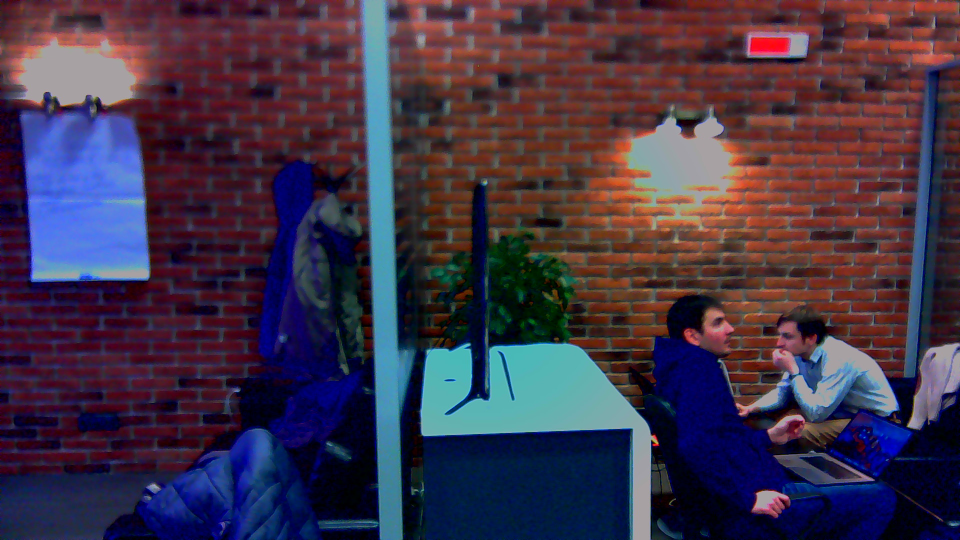
#> input picture photos/photo01_l.jpg, 1920 x 1080 px (shown at 1/2 size); its folder holds 4 pictures in this run
$ python reshape.py
#> lines starting #> are read from the running program, lines starting #| are printed output that depends on the picture; after the words box and inside, x2 and y2 are one past the last pixel; in counts of white or black regions, pixels touching at a corner belong together; pictures that were not available may be replaced by others from this repository, and a replacement may not be noted
import cv2
import numpy as np
from glob import glob


def find_object(obj, image):
#> called with obj = 'ball', image = 'photos/photo01_l.jpg'
    img_rgb = cv2.imread(image)
#> img_rgb is the input picture: shape (1080, 1920, 3); mean B, G, R 72, 51.3, 64.8
    img_gray = cv2.cvtColor(img_rgb, cv2.COLOR_BGR2GRAY)
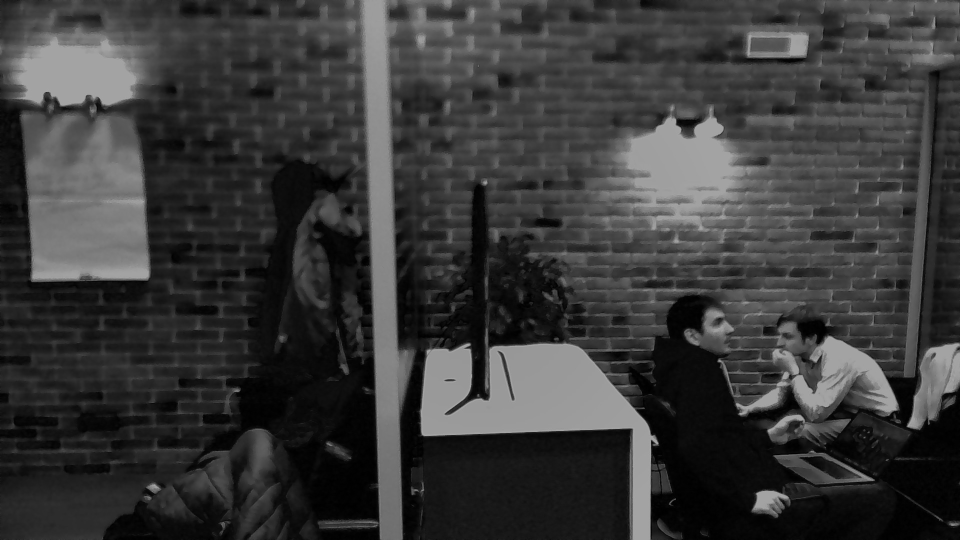
#> img_gray: shape (1080, 1920) (shown at 1/2 size); min 0, max 184, mean 57.7
    # img_gray = img_rgb

    template = cv2.imread('photos/' + obj + '.jpg',0)
#> template: shape (1080, 1920); min 0, max 184, mean 55.7
    w, h = template.shape[::-1]
#> w = 1920; h = 1080

    threshold = 1.0
    flag = True
    loc = ()
    while flag:
        res = cv2.matchTemplate(img_gray, template, cv2.TM_CCOEFF_NORMED)
        loc = np.where( res >= threshold)
        print(len(loc[0]))
        if len(loc[0]) < 1:
            threshold -= 0.05
        else:
            break
#> this loop made 2 passes
#> (res, loc) on passes 1 to 2: ([0.996], (empty array, empty array)), ([0.996], ([0], [0]))
#| 0
#| 1
#> after the loop, threshold = 0.95


    for pt in zip(*loc[::-1]):
        cv2.rectangle(img_rgb, pt, (pt[0] + w, pt[1] + h), (0,255,255), 2)
#> this loop made 1 pass
#> pt on pass 1: (0, 0)
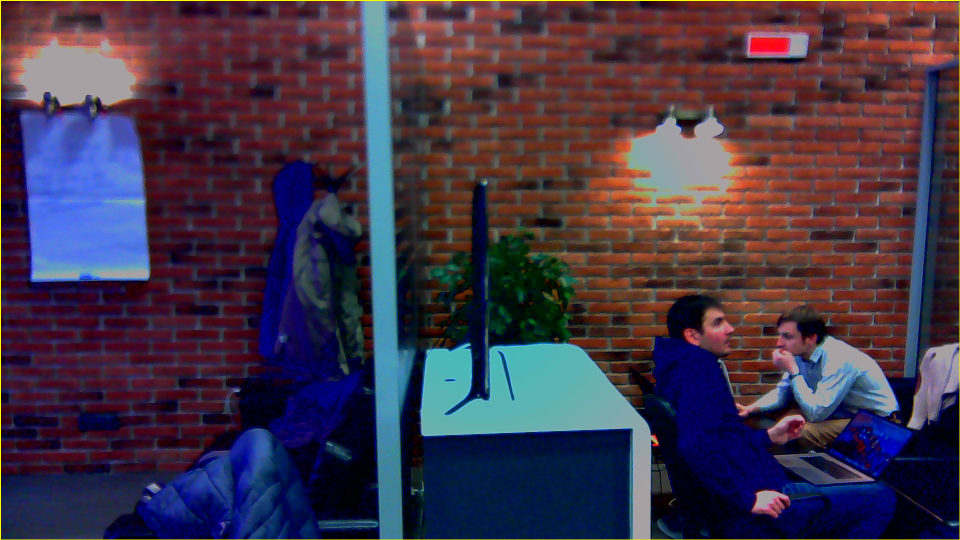
#> img_rgb: shape (1080, 1920, 3) (shown at 1/2 size); 0.43% of pixels changed, all inside (x1, y1, x2, y2) = (0, 0, 1920, 1080)


    cv2.imshow('Detected',cv2.resize(img_rgb, (480, 270)))
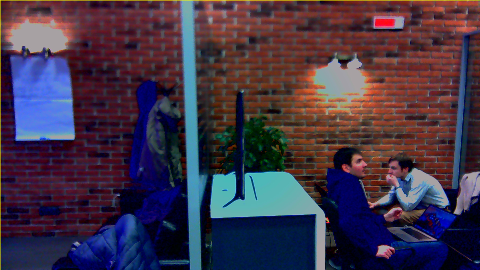
#> window 'Detected': shape (270, 480, 3); mean B, G, R 72, 52.1, 65.4
    cv2.waitKey(0)


img_mask = 'photos/pho*.jpg'
images = glob(img_mask)

for image in images:
    find_object('ball', image)
#> pass 2 of the loop `for image in images:`:
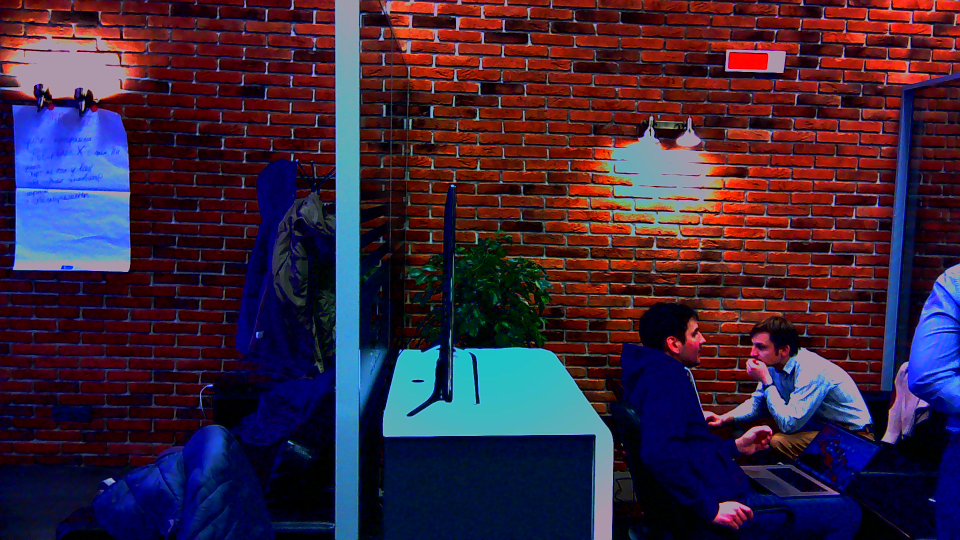
#> input picture photos/photo01_r.jpg, 1920 x 1080 px (shown at 1/2 size)
#> in find_object, img_rgb is the input picture: shape (1080, 1920, 3); mean B, G, R 59.6, 37.2, 58.9
#> in find_object (call 2), `img_gray = cv2.cvtColor(img_rgb, cv2.COLOR_BGR2GRAY)`:
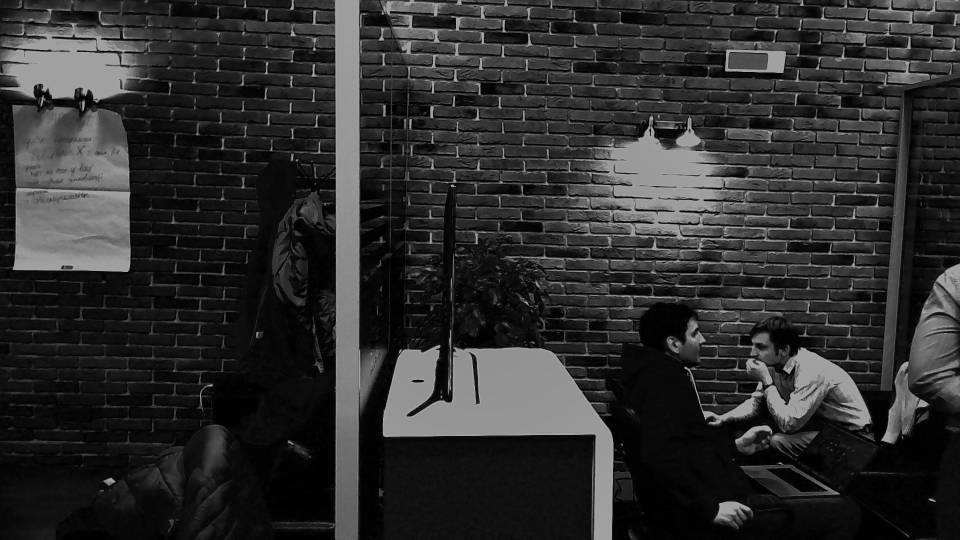
#> img_gray: shape (1080, 1920) (shown at 1/2 size); min 0, max 195, mean 46.2
#> the loop in find_object (call 2), `while flag:` made 12 passes
#> loc on passes 1 to 8: (empty array, empty array), (empty array, empty array), (empty array, empty array), (empty array, empty array), (empty array, empty array), (empty array, empty array), (empty array, empty array), (empty array, empty array)
#> (printed output is left out)
#> after the loop in find_object (call 2), `while flag:`: threshold = 0.45
#> the loop in find_object (call 2), `for pt in zip(*loc[::-1]):` made 1 pass
#> in find_object (call 2), `cv2.imshow('Detected',cv2.resize(img_rgb, (480, 270)))`:
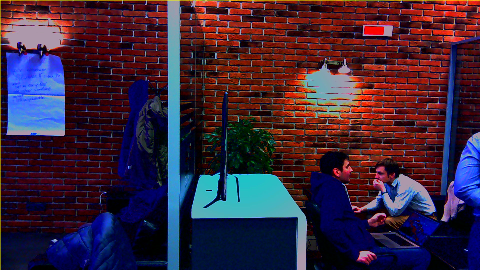
#> window 'Detected': shape (270, 480, 3); mean B, G, R 59.6, 37.9, 59.4
#> pass 3 of the loop `for image in images:`:
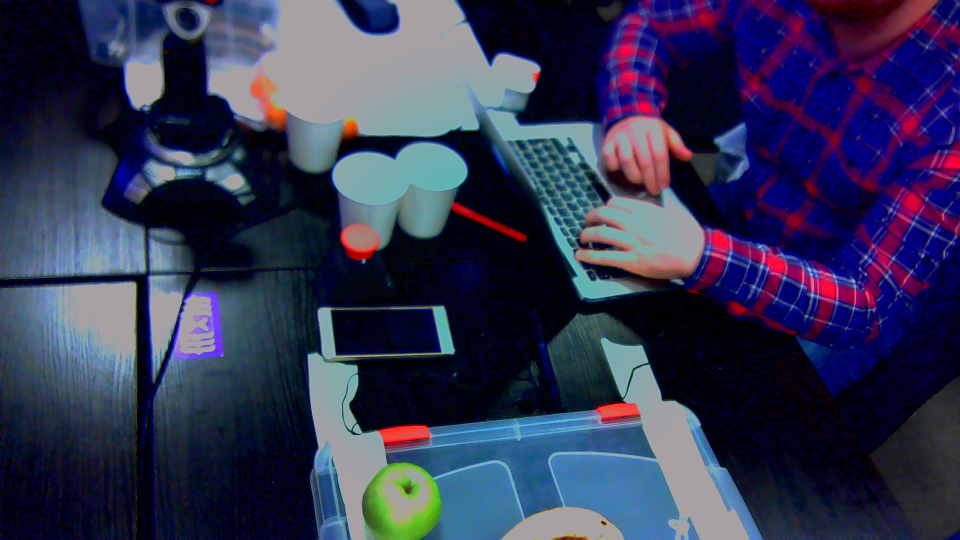
#> input picture photos/photo02_l.jpg, 1920 x 1080 px (shown at 1/2 size)
#> in find_object, img_rgb is the input picture: shape (1080, 1920, 3); mean B, G, R 82.8, 53.1, 50.4
#> in find_object (call 3), `img_gray = cv2.cvtColor(img_rgb, cv2.COLOR_BGR2GRAY)`:
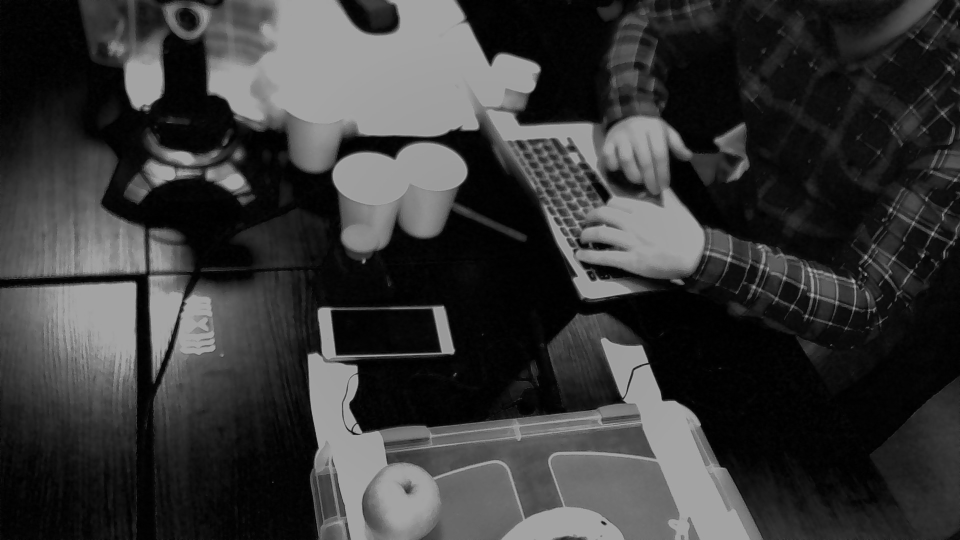
#> img_gray: shape (1080, 1920) (shown at 1/2 size); min 0, max 185, mean 55.7
#> the loop in find_object (call 3), `while flag:` made 22 passes
#> (printed output is left out)
#> after the loop in find_object (call 3), `while flag:`: threshold = -0.05
#> the loop in find_object (call 3), `for pt in zip(*loc[::-1]):` made 1 pass
#> in find_object (call 3), `cv2.imshow('Detected',cv2.resize(img_rgb, (480, 270)))`:
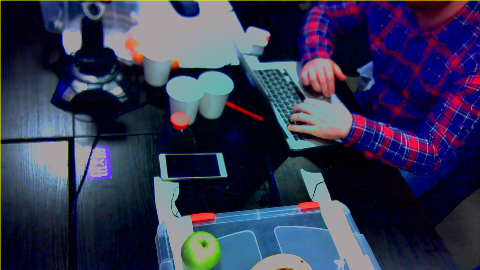
#> window 'Detected': shape (270, 480, 3); mean B, G, R 82.7, 53.8, 51.1
#> the loop made 4 passes; the first 3 are shown
